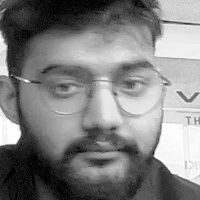
#> input picture dataset/1234569876_1.jpg, 200 x 200 px, given in place of the camera
$ python capture_faces.py ../../dataset/1234569876_1.jpg ../../dataset/1234569876_1.jpg
#> lines starting #> are read from the running program, lines starting #| are printed output that depends on the picture; after the words box and inside, x2 and y2 are one past the last pixel; in counts of white or black regions, pixels touching at a corner belong together
import cv2
import os
import sys


def get_base_dir():
    current_file = os.path.abspath(__file__)
    candidates = [
        os.path.dirname(os.path.dirname(os.path.dirname(current_file))),
        os.path.dirname(os.path.dirname(current_file)),
        os.path.dirname(current_file),
        os.getcwd(),
    ]

    for candidate in candidates:
        if os.path.exists(os.path.join(candidate, "modules")):
            return candidate

    return os.path.dirname(os.path.dirname(os.path.dirname(current_file)))


def preprocess_face(gray_face):
    face = cv2.resize(gray_face, (200, 200))
    face = cv2.equalizeHist(face)
    return face


def draw_exit_button(frame):
    cv2.rectangle(frame, (1050, 10), (1200, 50), (0, 0, 255), -1)
    cv2.putText(
        frame,
        "EXIT",
        (1080, 40),
        cv2.FONT_HERSHEY_SIMPLEX,
        0.8,
        (255, 255, 255),
        2
    )


exit_clicked = False


def mouse_callback(event, x, y, flags, param):
    global exit_clicked
    if event == cv2.EVENT_LBUTTONDOWN:
        if 1050 <= x <= 1200 and 10 <= y <= 50:
            exit_clicked = True


if len(sys.argv) < 3:
    print("Usage: python capture_faces.py <ID> <Name>")
    sys.exit(1)

student_id = sys.argv[1].strip()
student_name = sys.argv[2].strip()

if not student_id or not student_name:
    print("Error: Missing ID or Name")
    sys.exit(1)

BASE_DIR = get_base_dir()
DATASET_DIR = os.path.join(BASE_DIR, "dataset")
CASCADE_PATH = os.path.join(
    BASE_DIR,
    "modules",
    "face_detection",
    "haarcascade_frontalface_default.xml"
)

os.makedirs(DATASET_DIR, exist_ok=True)

face_cascade = cv2.CascadeClassifier(CASCADE_PATH)
if face_cascade.empty():
    print(f"Error: Cannot load Haar cascade: {CASCADE_PATH}")
    sys.exit(1)

cap = cv2.VideoCapture(0)
if not cap.isOpened():
    print("Error: Cannot open webcam")
    sys.exit(1)

cv2.namedWindow("Capture Faces")
cv2.setMouseCallback("Capture Faces", mouse_callback)

count = 0
MAX_IMAGES = 80
saved_this_frame = False

print("Capturing faces...")
print("Tips: look straight, left, right, slightly up, slightly down.")
print("Press 'q' or click EXIT to stop.")

while True:
    ret, frame = cap.read()
#> frame is the input picture: shape (200, 200, 3); min 0, max 255, mean 128.1
    if not ret:
        print("Error: Failed to read frame from camera")
        break

    display_frame = frame.copy()
    gray = cv2.cvtColor(frame, cv2.COLOR_BGR2GRAY)

    faces = face_cascade.detectMultiScale(
        gray,
        scaleFactor=1.1,
        minNeighbors=6,
        minSize=(100, 100)
    )
#> faces = [[23, 24, 157, 157]]

    saved_this_frame = False

    if len(faces) > 0:
        x, y, w, h = max(faces, key=lambda f: f[2] * f[3])
#> x = 23; y = 24; w = 157; h = 157

        margin_x = int(w * 0.12)
#> margin_x = 18
        margin_y = int(h * 0.12)
#> margin_y = 18

        x1 = max(0, x - margin_x)
#> x1 = 5
        y1 = max(0, y - margin_y)
#> y1 = 6
        x2 = min(gray.shape[1], x + w + margin_x)
#> x2 = 198
        y2 = min(gray.shape[0], y + h + margin_y)
#> y2 = 199

        face = gray[y1:y2, x1:x2]
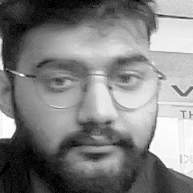
#> face: shape (193, 193); min 0, max 255, mean 129.4
        face = preprocess_face(face)

        if count < MAX_IMAGES:
            count += 1
            filename = os.path.join(DATASET_DIR, f"{student_id}_{count}.jpg")
            cv2.imwrite(filename, face)
            saved_this_frame = True

        cv2.rectangle(display_frame, (x1, y1), (x2, y2), (0, 255, 0), 2)
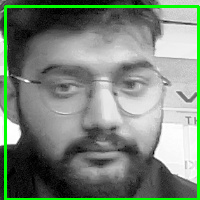
#> display_frame: shape (200, 200, 3); 5.3% of pixels changed, all inside (x1, y1, x2, y2) = (4, 5, 200, 200)

    status_text = f"{student_name} ({student_id})  Saved: {count}/{MAX_IMAGES}"
    status_color = (0, 255, 0) if saved_this_frame else (0, 255, 255)

    cv2.rectangle(display_frame, (10, 10), (930, 55), (40, 40, 40), -1)
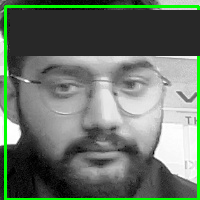
#> display_frame: shape (200, 200, 3); mean B, G, R 103.7, 116.3, 103.7
    cv2.putText(
        display_frame,
        status_text,
        (20, 42),
        cv2.FONT_HERSHEY_SIMPLEX,
        0.8,
        status_color,
        2
    )
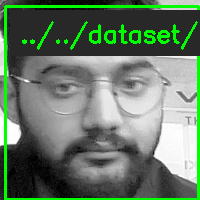
#> display_frame: shape (200, 200, 3); 2.6% of pixels changed, all inside (x1, y1, x2, y2) = (22, 21, 198, 50)

    draw_exit_button(display_frame)
    cv2.imshow("Capture Faces", display_frame)

    key = cv2.waitKey(80) & 0xFF
#> (key q is pressed here)
    if key == ord("q") or exit_clicked:
        break

    if count >= MAX_IMAGES:
        break

cap.release()
cv2.destroyAllWindows()
print(f"Face dataset captured successfully for {student_name} ({student_id}).")

$ run again, on dataset/1234569876_14.jpg
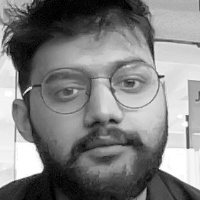
#> input picture dataset/1234569876_14.jpg, 200 x 200 px, given in place of the camera
#> frame is the input picture: shape (200, 200, 3); min 0, max 255, mean 128.1
#> faces = [[19, 21, 162, 162]]
#> x = 19; y = 21; w = 162
#> margin_x = 19
#> x1 = 0
#> y1 = 2
#> x2 = 200
#> `cv2.rectangle(display_frame, (x1, y1), (x2, y2), (0, 255, 0), 2)`:
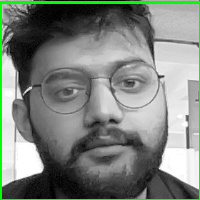
#> display_frame: shape (200, 200, 3); 3.46% of pixels changed, all inside (x1, y1, x2, y2) = (0, 1, 200, 200)
#> `cv2.putText( display_frame, status_text, (20, 42), cv2.FONT_HERSHEY_SI..`:
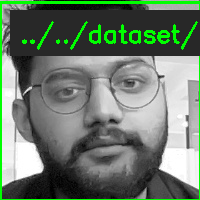
#> display_frame: shape (200, 200, 3); mean B, G, R 107.8, 123, 107.8
